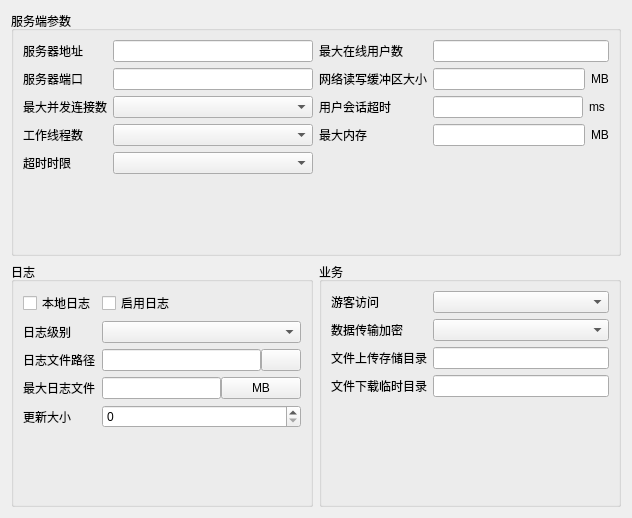
<?xml version="1.0" encoding="UTF-8"?>
<ui version="4.0">
 <class>ServerSetting</class>
 <widget class="QWidget" name="ServerSetting">
  <property name="geometry">
   <rect>
    <x>0</x>
    <y>0</y>
    <width>632</width>
    <height>518</height>
   </rect>
  </property>
  <property name="windowTitle">
   <string>Form</string>
  </property>
  <layout class="QGridLayout" name="gridLayout_2">
   <item row="0" column="0" colspan="2">
    <widget class="QGroupBox" name="groupBox">
     <property name="title">
      <string>服务端参数</string>
     </property>
     <layout class="QGridLayout" name="gridLayout">
      <item row="0" column="0">
       <layout class="QFormLayout" name="formLayout">
        <item row="0" column="0">
         <widget class="QLabel" name="label">
          <property name="text">
           <string>服务器地址</string>
          </property>
         </widget>
        </item>
        <item row="0" column="1">
         <widget class="QLineEdit" name="host"/>
        </item>
        <item row="1" column="0">
         <widget class="QLabel" name="label_2">
          <property name="text">
           <string>服务器端口</string>
          </property>
         </widget>
        </item>
        <item row="1" column="1">
         <widget class="QLineEdit" name="port"/>
        </item>
        <item row="2" column="0">
         <widget class="QLabel" name="label_3">
          <property name="text">
           <string>最大并发连接数</string>
          </property>
         </widget>
        </item>
        <item row="2" column="1">
         <widget class="QComboBox" name="maxConnections"/>
        </item>
        <item row="3" column="0">
         <widget class="QLabel" name="label_4">
          <property name="text">
           <string>工作线程数</string>
          </property>
         </widget>
        </item>
        <item row="3" column="1">
         <widget class="QComboBox" name="workerThreads"/>
        </item>
        <item row="4" column="0">
         <widget class="QLabel" name="label_5">
          <property name="text">
           <string>超时时限</string>
          </property>
         </widget>
        </item>
        <item row="4" column="1">
         <widget class="QComboBox" name="connectionTimeout"/>
        </item>
       </layout>
      </item>
      <item row="0" column="1">
       <layout class="QFormLayout" name="formLayout_2">
        <item row="0" column="1">
         <widget class="QLineEdit" name="maxUsers"/>
        </item>
        <item row="0" column="0">
         <widget class="QLabel" name="label_6">
          <property name="text">
           <string>最大在线用户数</string>
          </property>
         </widget>
        </item>
        <item row="1" column="0">
         <widget class="QLabel" name="label_7">
          <property name="text">
           <string>网络读写缓冲区大小</string>
          </property>
         </widget>
        </item>
        <item row="2" column="0">
         <widget class="QLabel" name="label_8">
          <property name="text">
           <string>用户会话超时</string>
          </property>
         </widget>
        </item>
        <item row="3" column="0">
         <widget class="QLabel" name="label_9">
          <property name="text">
           <string>最大内存</string>
          </property>
         </widget>
        </item>
        <item row="1" column="1">
         <layout class="QHBoxLayout" name="horizontalLayout">
          <item>
           <widget class="QLineEdit" name="bufferSize"/>
          </item>
          <item>
           <widget class="QLabel" name="label_18">
            <property name="text">
             <string>MB</string>
            </property>
           </widget>
          </item>
         </layout>
        </item>
        <item row="2" column="1">
         <layout class="QHBoxLayout" name="horizontalLayout_5">
          <item>
           <widget class="QLineEdit" name="sessionTimeout"/>
          </item>
          <item>
           <widget class="QLabel" name="label_19">
            <property name="text">
             <string>ms </string>
            </property>
           </widget>
          </item>
         </layout>
        </item>
        <item row="3" column="1">
         <layout class="QHBoxLayout" name="horizontalLayout_6">
          <item>
           <widget class="QLineEdit" name="memoryLimitMB"/>
          </item>
          <item>
           <widget class="QLabel" name="label_20">
            <property name="text">
             <string>MB</string>
            </property>
           </widget>
          </item>
         </layout>
        </item>
       </layout>
      </item>
     </layout>
    </widget>
   </item>
   <item row="1" column="0">
    <widget class="QGroupBox" name="groupBox_2">
     <property name="title">
      <string>日志</string>
     </property>
     <layout class="QHBoxLayout" name="horizontalLayout_2">
      <item>
       <layout class="QFormLayout" name="formLayout_3">
        <item row="0" column="0">
         <widget class="QCheckBox" name="localLog">
          <property name="text">
           <string>本地日志</string>
          </property>
         </widget>
        </item>
        <item row="0" column="1">
         <widget class="QCheckBox" name="enableLog">
          <property name="text">
           <string>启用日志</string>
          </property>
         </widget>
        </item>
        <item row="1" column="0">
         <widget class="QLabel" name="label_10">
          <property name="text">
           <string>日志级别</string>
          </property>
         </widget>
        </item>
        <item row="1" column="1">
         <widget class="QComboBox" name="logLevel"/>
        </item>
        <item row="3" column="0">
         <widget class="QLabel" name="label_12">
          <property name="text">
           <string>最大日志文件</string>
          </property>
         </widget>
        </item>
        <item row="4" column="0">
         <widget class="QLabel" name="label_13">
          <property name="text">
           <string>更新大小</string>
          </property>
         </widget>
        </item>
        <item row="4" column="1">
         <widget class="QSpinBox" name="maxBackups"/>
        </item>
        <item row="2" column="0">
         <widget class="QLabel" name="label_11">
          <property name="text">
           <string>日志文件路径</string>
          </property>
         </widget>
        </item>
        <item row="2" column="1">
         <layout class="QHBoxLayout" name="horizontalLayout_4">
          <property name="spacing">
           <number>0</number>
          </property>
          <item>
           <widget class="QLineEdit" name="logPath"/>
          </item>
          <item>
           <widget class="QPushButton" name="logBtn">
            <property name="text">
             <string/>
            </property>
           </widget>
          </item>
         </layout>
        </item>
        <item row="3" column="1">
         <layout class="QHBoxLayout" name="horizontalLayout_7">
          <property name="spacing">
           <number>0</number>
          </property>
          <item>
           <widget class="QLineEdit" name="filemaxSize"/>
          </item>
          <item>
           <widget class="QPushButton" name="disable">
            <property name="text">
             <string>MB</string>
            </property>
           </widget>
          </item>
         </layout>
        </item>
       </layout>
      </item>
     </layout>
    </widget>
   </item>
   <item row="1" column="1">
    <widget class="QGroupBox" name="groupBox_3">
     <property name="title">
      <string>业务</string>
     </property>
     <layout class="QHBoxLayout" name="horizontalLayout_3">
      <item>
       <layout class="QFormLayout" name="formLayout_4">
        <item row="0" column="0">
         <widget class="QLabel" name="label_14">
          <property name="text">
           <string>游客访问</string>
          </property>
         </widget>
        </item>
        <item row="0" column="1">
         <widget class="QComboBox" name="allowGuest"/>
        </item>
        <item row="1" column="0">
         <widget class="QLabel" name="label_15">
          <property name="text">
           <string>数据传输加密</string>
          </property>
         </widget>
        </item>
        <item row="2" column="0">
         <widget class="QLabel" name="label_16">
          <property name="text">
           <string>文件上传存储目录</string>
          </property>
         </widget>
        </item>
        <item row="2" column="1">
         <widget class="QLineEdit" name="uploadPath"/>
        </item>
        <item row="3" column="0">
         <widget class="QLabel" name="label_17">
          <property name="text">
           <string>文件下载临时目录</string>
          </property>
         </widget>
        </item>
        <item row="1" column="1">
         <widget class="QComboBox" name="encryptData"/>
        </item>
        <item row="3" column="1">
         <widget class="QLineEdit" name="downloadPath"/>
        </item>
       </layout>
      </item>
     </layout>
    </widget>
   </item>
  </layout>
 </widget>
 <resources/>
 <connections/>
</ui>
